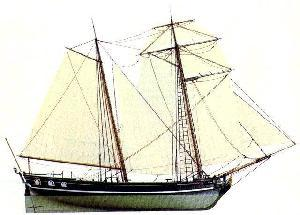
%> input picture CS116/MATLAB_warmup_and_Demosaicing/averageimage_data/set1/im01.jpg, 300 x 215 px; its folder holds 4 pictures in this run
$ octave average_images.m   (GNU Octave 9; MATLAB toolbox functions it lacks are replaced by stand-ins)
%> lines starting %> are read from the running program, lines starting %| are printed output that depends on the picture
% Write a program that will load a a collection of images,
% compute the pixelwise average of the images, and display the results.
% The images below give some examples that were generated by averaging
% "100 unique commemorative photographs culled from the internet"
% by Jason Salavon. Your program will do something similar.

%%%%% first set
 filelist = dir('averageimage_data/set1/*.jpg');
 firstImage = im2double(imread(['averageimage_data/set1/' filelist(1).name]));
 redChannel = firstImage(:, :, 1);
 greenChannel = firstImage(:, :, 2);
 blueChannel = firstImage(:, :, 3);
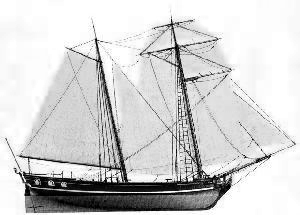
%> blueChannel: size 215x300 double; min 0, max 1, mean 0.822

  for i=2:length(filelist)
           imname = ['averageimage_data/set1/' filelist(i).name];
           nextim = imread(imname);
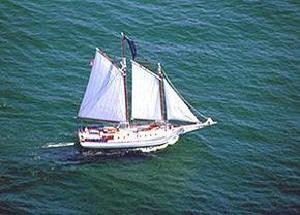
%> input picture CS116/MATLAB_warmup_and_Demosaicing/averageimage_data/set1/im02.jpg, 300 x 215 px
%> nextim is the input picture: size 215x300x3 uint8; mean R, G, B 71.9, 108.1, 116.5
           % convert nextim to double and add it to your running average
           nextimDouble = im2double(nextim);
           redChannel = (redChannel + nextimDouble(:,:,1));
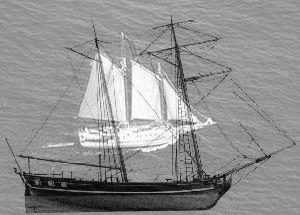
%> redChannel: size 215x300 double; min 0.0471, max 2, mean 1.16; drawn with min black and max white
           greenChannel = (greenChannel + nextimDouble(:,:,2));
           blueChannel = (blueChannel + nextimDouble(:,:,3));
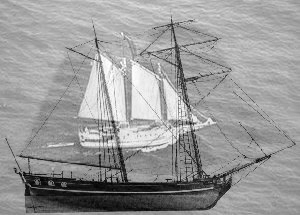
%> blueChannel: size 215x300 double; min 0.184, max 2, mean 1.28; drawn with min black and max white
  end
%> pass 2 of the loop `for i=2:length(filelist)`:
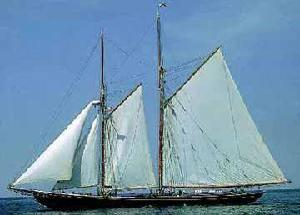
%> input picture CS116/MATLAB_warmup_and_Demosaicing/averageimage_data/set1/im03.jpg, 300 x 215 px
%> nextim is the input picture: size 215x300x3 uint8; mean R, G, B 113.6, 147.3, 172.7
%> `greenChannel = (greenChannel + nextimDouble(:,:,2));`:
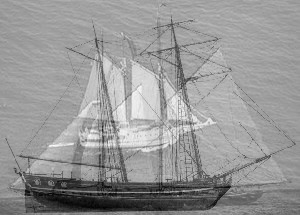
%> greenChannel: size 215x300 double; min 0.247, max 2.98, mean 1.87; drawn with min black and max white
%> `blueChannel = (blueChannel + nextimDouble(:,:,3));`:
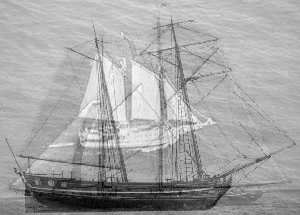
%> blueChannel: size 215x300 double; min 0.235, max 2.89, mean 1.96; drawn with min black and max white
%> pass 3 of the loop `for i=2:length(filelist)`:
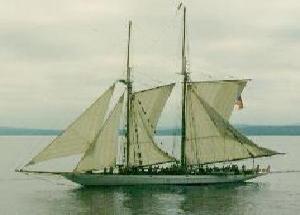
%> input picture CS116/MATLAB_warmup_and_Demosaicing/averageimage_data/set1/im04.jpg, 300 x 215 px
%> nextim is the input picture: size 215x300x3 uint8; mean R, G, B 167.7, 175.1, 151.1
%> `greenChannel = (greenChannel + nextimDouble(:,:,2));`:
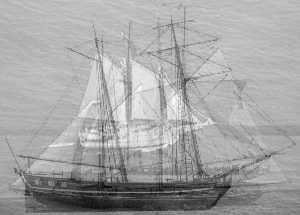
%> greenChannel: size 215x300 double; min 0.447, max 3.7, mean 2.56; drawn with min black and max white
%> `blueChannel = (blueChannel + nextimDouble(:,:,3));`:
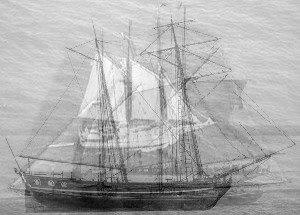
%> blueChannel: size 215x300 double; min 0.322, max 3.6, mean 2.55; drawn with min black and max white
 redChannel = redChannel/length(filelist);
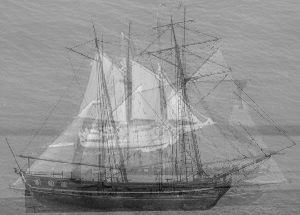
%> redChannel: size 215x300 double; min 0.0471, max 0.901, mean 0.565
 greenChannel = greenChannel/length(filelist);
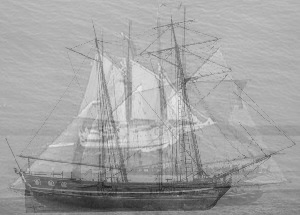
%> greenChannel: size 215x300 double; min 0.112, max 0.925, mean 0.64
 blueChannel = blueChannel/length(filelist);

 % Recombine separate color channels into an RGB image.
rgbImage = cat(3, redChannel, greenChannel, blueChannel);
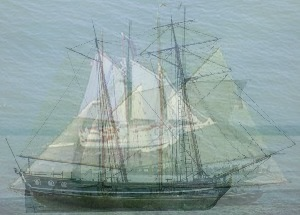
%> rgbImage: size 215x300x3 double; mean R, G, B 0.565, 0.64, 0.637
figure;
imshow(rgbImage);

%%%%% first set


%%%%% second set
 filelist = dir('averageimage_data/set2/*.jpg');
%> (the run ends here)
